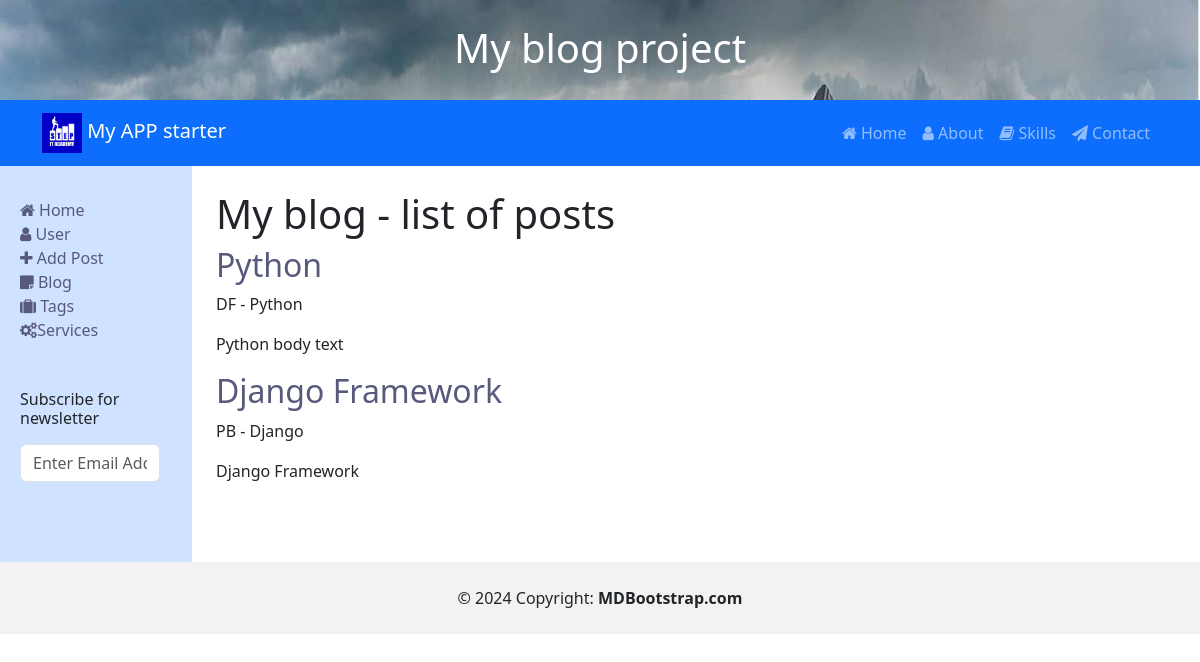
Screenshot of /blog/ with the database file from the repository.
### blog/models.py (models this page shows, shortened)
class Post(models.Model):
    class Status(models.TextChoices):
        DRAFT = ('DF', 'Draft')
        PUBLISHED = ('PB', 'Published')
    title = models.CharField(verbose_name="Назва поста", max_length=20)
    body = models.TextField()
    slug = models.SlugField(max_length=250, unique=True)
    publish = models.DateTimeField(default=timezone.now)
    created = models.DateTimeField(auto_now_add=True)
    updated = models.DateTimeField(auto_now=True)
    status = models.CharField(max_length=2, choices=Status.choices, default=Status.DRAFT)
    tags = models.ManyToManyField("Tag", related_name='blog_posts')
    category = models.ForeignKey("Category", on_delete=models.CASCADE, null=True, related_name="posts")
    objects = models.Manager()
    published = PublisherManager()
    class Meta:
        ordering = ["-publish"]
        verbose_name_plural = "Публікації"
        verbose_name = "Публікація"

class Category(models.Model):
    title = models.CharField(max_length=255, default='')

### blog/views.py (the view)
# urls.py: path("", views.post_list, name="post-list"),
def post_list(request):
    posts = Post.objects.all()
    return render(request, template_name="blog/post/list.html", context={'posts': posts})

### blog/templates/blog/post/list.html (shortened to what this page needs)
{% extends 'base.html' %}
{% block content %}
<h1>My blog - list of posts</h1>
{% for post in posts %}
  <a href="{% url 'blog:post-detail' post.id %}"><h2>{{ post.title }}</h2></a>
  <p>{{ post.status }} - {{ post.category.title }}</p>
      {{ post.body | truncatewords:30 | linebreaks }}
{% endfor %}
{% endblock %}

### blog/static/css/styles.css (style rules this page uses)
body { margin-top:20px; }
a, a:active, a:focus { color: #575a7b; text-decoration: none; transition-timing-function: ease-in-out; -ms-transition-timing-function: ease-in-out; -moz-transition-timing-function: ease-in-out; -webkit-transition-timing-function: ease-in-out; -o-transition-timing-function: ease-in-out; transition-duration: .2s; -ms-transition-duration: .2s; -moz-transition-duration: .2s; -webkit-transition-duration: .2s; -o-transition-duration: .2s; }

### rows the page displays
Post: title "Python", status "DF", category "Python", body "Python body text"
Post: title "Django Framework", status "PB", category "Django", body "Django Framework"
